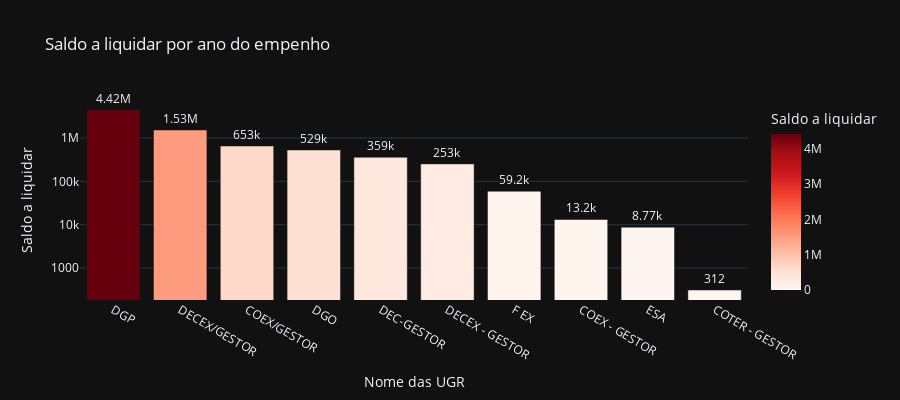

Write notebook code for a chart like this one.
### Code cell
# Saldo a liquidar por tipo de NE
cols = ['NOME_UGR', 'A_LIQUIDAR']

df_aux = df.loc[:, cols].groupby('NOME_UGR').sum().sort_values(by= 'A_LIQUIDAR', ascending=False).reset_index()
df_aux = df_aux[df_aux['A_LIQUIDAR'] > 0]
fig = px.bar(df_aux, 
             x='NOME_UGR', 
             y='A_LIQUIDAR',
             title='Saldo a liquidar por ano do empenho',
             labels={'NOME_UGR':'Nome das UGR', 'A_LIQUIDAR':'Saldo a liquidar'},
             text_auto='.3s',
             height=400,
             log_y=True,
             color='A_LIQUIDAR',
             color_continuous_scale = 'reds',
             template='plotly_dark')
fig.update_traces(textposition = 'outside', cliponaxis = False, hovertemplate=None)
fig.update_layout(hovermode="x unified")

fig.show()

### Figure 1 — Plotly figure (JSON) as saved in the notebook; plotly's stock layout.template omitted (floating-point values rounded to 4 significant figures)
{"data": [{"alignmentgroup": "True", "cliponaxis": false, "legendgroup": "", "marker": {"color": [4417000.0, 1531000.0, 652800.0, 528900.0, 359300.0, 252600.0, 59230.0, 13190.0, 8775.0, 312.0], "coloraxis": "coloraxis", "pattern": {"shape": ""}}, "name": "", "offsetgroup": "", "orientation": "v", "showlegend": false, "textposition": "outside", "texttemplate": "%{y:.3s}", "type": "bar", "x": ["DGP", "DECEX/GESTOR", "COEX/GESTOR", "DGO", "DEC-GESTOR", "DECEX - GESTOR", "F EX", "COEX - GESTOR", "ESA", "COTER - GESTOR"], "xaxis": "x", "y": [4417000.0, 1531000.0, 652800.0, 528900.0, 359300.0, 252600.0, 59230.0, 13190.0, 8775.0, 312.0], "yaxis": "y"}], "layout": {"barmode": "relative", "coloraxis": {"colorbar": {"title": {"text": "Saldo a liquidar"}}, "colorscale": [[0, "rgb(255,245,240)"], [0.125, "rgb(254,224,210)"], [0.25, "rgb(252,187,161)"], [0.375, "rgb(252,146,114)"], [0.5, "rgb(251,106,74)"], [0.625, "rgb(239,59,44)"], [0.75, "rgb(203,24,29)"], [0.875, "rgb(165,15,21)"], [1, "rgb(103,0,13)"]]}, "height": 400, "hovermode": "x unified", "legend": {"tracegroupgap": 0}, "title": {"text": "Saldo a liquidar por ano do empenho"}, "xaxis": {"anchor": "y", "domain": [0, 1], "title": {"text": "Nome das UGR"}}, "yaxis": {"anchor": "x", "domain": [0, 1], "title": {"text": "Saldo a liquidar"}, "type": "log"}}}
